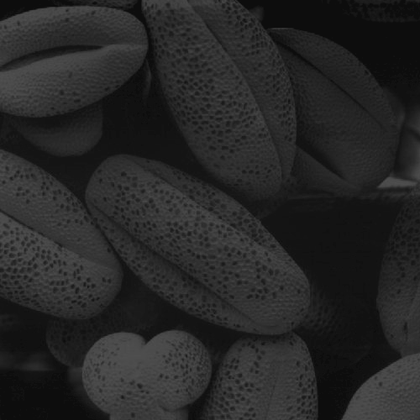
%> input picture M120354CA/image.tif, 420 x 420 px, shrunk from 500 x 500 before the run
$ octave Question8B.m   (GNU Octave 9; MATLAB toolbox functions it lacks are replaced by stand-ins)
%> lines starting %> are read from the running program, lines starting %| are printed output that depends on the picture

    clear all;
    a=imread('image.tif');
%> a is the input picture: size 420x420 uint8; min 10, max 81, mean 38.7
    b=a;
    [row,col,depth]=size(a);    %getting the size and color depth
%> row = 420; col = 420; depth = 1
    c=0;
    k=1;
    while c<=2 % c ranging from 0 to 2
        for i=1:row
            for j=1:col

                prod=c*a(i,j);
                a(i,j)=exp(double(prod));
            end
        end

       subplot(3,4,k), imshow(a);
        c=c+.2; % incremented c by 0.2 (the smaller the increment, the better can we notice the drastic change)
        k=k+1;
        a=b;

    end
%> this loop made 11 passes
%> pass 2, `imshow(a)`:
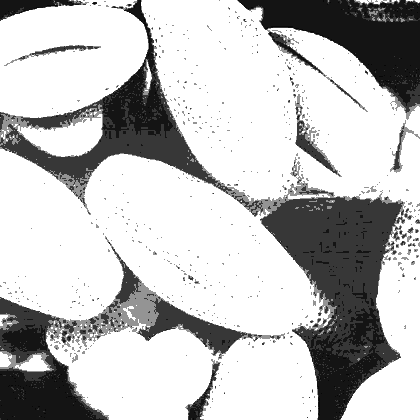
%> displayed picture: size 420x420, on the screen's scale of 0 to 255; min 7, max 255, mean 191.7
%> after the loop, c = 2.2; k = 12
%> after the loop:
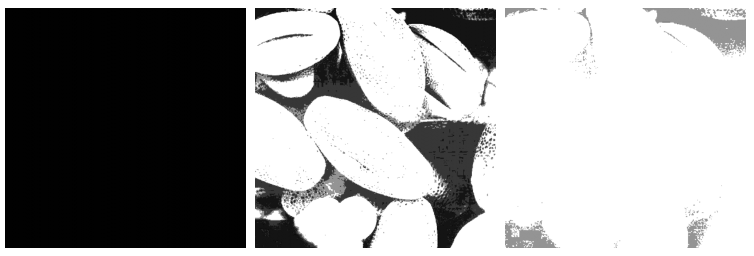
%> figure redrawn from the program's plot data, 11 panels
